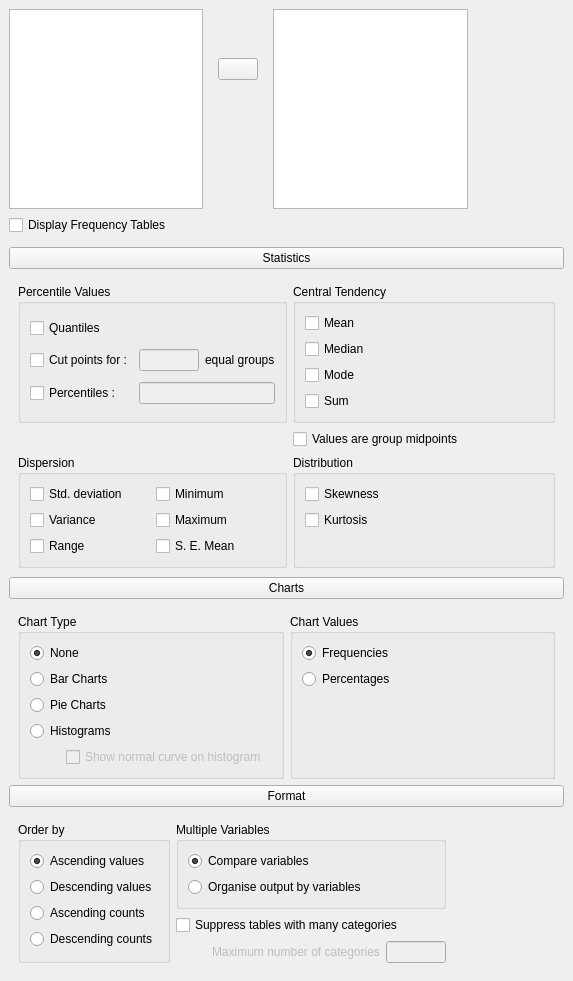
<?xml version="1.0" encoding="UTF-8"?>
<ui version="4.0">
 <class>Descriptives</class>
 <widget class="QWidget" name="Descriptives">
  <property name="geometry">
   <rect>
    <x>0</x>
    <y>0</y>
    <width>573</width>
    <height>976</height>
   </rect>
  </property>
  <property name="sizePolicy">
   <sizepolicy hsizetype="Maximum" vsizetype="Maximum">
    <horstretch>0</horstretch>
    <verstretch>0</verstretch>
   </sizepolicy>
  </property>
  <property name="windowTitle">
   <string>Fred</string>
  </property>
  <layout class="QGridLayout" name="gridLayout_16">
   <property name="leftMargin">
    <number>0</number>
   </property>
   <property name="topMargin">
    <number>0</number>
   </property>
   <property name="rightMargin">
    <number>0</number>
   </property>
   <property name="bottomMargin">
    <number>6</number>
   </property>
   <property name="verticalSpacing">
    <number>0</number>
   </property>
   <item row="1" column="0">
    <widget class="QWidget" name="widget_3" native="true">
     <layout class="QGridLayout" name="gridLayout_10">
      <property name="topMargin">
       <number>3</number>
      </property>
      <property name="bottomMargin">
       <number>3</number>
      </property>
      <item row="0" column="0">
       <widget class="ExpanderButton" name="pushButton_3">
        <property name="text">
         <string>Statistics</string>
        </property>
        <property name="checked">
         <bool>false</bool>
        </property>
       </widget>
      </item>
      <item row="1" column="0">
       <widget class="QWidget" name="pageStatistics" native="true">
        <layout class="QGridLayout" name="gridLayout_6">
         <property name="bottomMargin">
          <number>3</number>
         </property>
         <item row="3" column="1" colspan="2">
          <widget class="QGroupBox" name="groupBox_3">
           <property name="title">
            <string>Distribution</string>
           </property>
           <property name="flat">
            <bool>true</bool>
           </property>
           <layout class="QGridLayout" name="gridLayout_4">
            <item row="0" column="0">
             <widget class="QCheckBox" name="checkBox_9">
              <property name="text">
               <string>Skewness</string>
              </property>
             </widget>
            </item>
            <item row="1" column="0">
             <widget class="QCheckBox" name="checkBox_10">
              <property name="text">
               <string>Kurtosis</string>
              </property>
             </widget>
            </item>
            <item row="2" column="0">
             <widget class="QWidget" name="widget_5" native="true"/>
            </item>
           </layout>
          </widget>
         </item>
         <item row="0" column="1" rowspan="2" colspan="2">
          <widget class="QGroupBox" name="statistics__central_tendency">
           <property name="title">
            <string>Central Tendency</string>
           </property>
           <property name="flat">
            <bool>true</bool>
           </property>
           <layout class="QGridLayout" name="gridLayout_2">
            <item row="0" column="0">
             <widget class="BoundCheckBox" name="statistics_centralTendency_mean">
              <property name="text">
               <string>Mean</string>
              </property>
             </widget>
            </item>
            <item row="1" column="0">
             <widget class="BoundCheckBox" name="statistics_centralTendency_median">
              <property name="text">
               <string>Median</string>
              </property>
             </widget>
            </item>
            <item row="2" column="0">
             <widget class="BoundCheckBox" name="statistics_centralTendency_mode">
              <property name="text">
               <string>Mode</string>
              </property>
             </widget>
            </item>
            <item row="3" column="0">
             <widget class="BoundCheckBox" name="statistics_centralTendency_sum">
              <property name="text">
               <string>Sum</string>
              </property>
             </widget>
            </item>
           </layout>
          </widget>
         </item>
         <item row="3" column="0">
          <widget class="QGroupBox" name="statisticsDispersion">
           <property name="title">
            <string>Dispersion</string>
           </property>
           <property name="flat">
            <bool>true</bool>
           </property>
           <layout class="QGridLayout" name="gridLayout_5">
            <item row="0" column="0">
             <widget class="QCheckBox" name="dispersionStdDeviation">
              <property name="text">
               <string>Std. deviation</string>
              </property>
             </widget>
            </item>
            <item row="0" column="1">
             <widget class="QCheckBox" name="statisticsDispersionMinimum">
              <property name="text">
               <string>Minimum</string>
              </property>
             </widget>
            </item>
            <item row="1" column="0">
             <widget class="QCheckBox" name="dispersionVariance">
              <property name="text">
               <string>Variance</string>
              </property>
             </widget>
            </item>
            <item row="1" column="1">
             <widget class="QCheckBox" name="statisticsDispersionMaximum">
              <property name="text">
               <string>Maximum</string>
              </property>
             </widget>
            </item>
            <item row="2" column="0">
             <widget class="QCheckBox" name="dispersionRange">
              <property name="text">
               <string>Range</string>
              </property>
             </widget>
            </item>
            <item row="2" column="1">
             <widget class="QCheckBox" name="dispersionStdErrorMean">
              <property name="text">
               <string>S. E. Mean</string>
              </property>
             </widget>
            </item>
           </layout>
          </widget>
         </item>
         <item row="0" column="0" rowspan="2">
          <widget class="QGroupBox" name="statisticsPercentileValues">
           <property name="title">
            <string>Percentile Values</string>
           </property>
           <property name="flat">
            <bool>true</bool>
           </property>
           <layout class="QGridLayout" name="gridLayout" columnstretch="0,0,0">
            <item row="0" column="0" colspan="2">
             <widget class="BoundCheckBox" name="statisticsPercentileValuesQuantiles">
              <property name="text">
               <string>Quantiles</string>
              </property>
             </widget>
            </item>
            <item row="1" column="2">
             <widget class="QLabel" name="label">
              <property name="text">
               <string>equal groups</string>
              </property>
             </widget>
            </item>
            <item row="1" column="1">
             <widget class="BoundTextBox" name="statistics_percentileValues_cutPointsPoints">
              <property name="enabled">
               <bool>false</bool>
              </property>
              <property name="sizePolicy">
               <sizepolicy hsizetype="Maximum" vsizetype="Fixed">
                <horstretch>0</horstretch>
                <verstretch>0</verstretch>
               </sizepolicy>
              </property>
              <property name="maximumSize">
               <size>
                <width>60</width>
                <height>16777215</height>
               </size>
              </property>
              <property name="baseSize">
               <size>
                <width>0</width>
                <height>0</height>
               </size>
              </property>
              <property name="maxLength">
               <number>4</number>
              </property>
             </widget>
            </item>
            <item row="1" column="0">
             <widget class="BoundCheckBox" name="statisticsPercentileValuesEqualGroups">
              <property name="text">
               <string>Cut points for :</string>
              </property>
             </widget>
            </item>
            <item row="2" column="0">
             <widget class="BoundCheckBox" name="statisticsPercentileValuesPercentiles">
              <property name="text">
               <string>Percentiles :</string>
              </property>
             </widget>
            </item>
            <item row="2" column="1" colspan="2">
             <widget class="BoundTextBox" name="statistics_percentileValues_percentilesPercentiles">
              <property name="enabled">
               <bool>false</bool>
              </property>
              <property name="sizePolicy">
               <sizepolicy hsizetype="Expanding" vsizetype="Fixed">
                <horstretch>0</horstretch>
                <verstretch>0</verstretch>
               </sizepolicy>
              </property>
              <property name="baseSize">
               <size>
                <width>0</width>
                <height>0</height>
               </size>
              </property>
             </widget>
            </item>
           </layout>
          </widget>
         </item>
         <item row="2" column="1">
          <widget class="QWidget" name="widget_4" native="true">
           <layout class="QGridLayout" name="gridLayout_3">
            <property name="leftMargin">
             <number>0</number>
            </property>
            <property name="topMargin">
             <number>0</number>
            </property>
            <property name="rightMargin">
             <number>0</number>
            </property>
            <property name="bottomMargin">
             <number>0</number>
            </property>
            <item row="0" column="0">
             <widget class="QCheckBox" name="statisticsValuesAreGroupMidpoints">
              <property name="text">
               <string>Values are group midpoints</string>
              </property>
             </widget>
            </item>
           </layout>
          </widget>
         </item>
        </layout>
       </widget>
      </item>
     </layout>
    </widget>
   </item>
   <item row="2" column="0">
    <widget class="QWidget" name="widget_7" native="true">
     <layout class="QGridLayout" name="gridLayout_13">
      <property name="topMargin">
       <number>3</number>
      </property>
      <property name="bottomMargin">
       <number>3</number>
      </property>
      <item row="0" column="0">
       <widget class="ExpanderButton" name="pushButton_4">
        <property name="text">
         <string>Charts</string>
        </property>
        <property name="flat">
         <bool>false</bool>
        </property>
       </widget>
      </item>
      <item row="1" column="0">
       <widget class="QWidget" name="pageCharts" native="true">
        <layout class="QHBoxLayout" name="horizontalLayout">
         <property name="bottomMargin">
          <number>0</number>
         </property>
         <item>
          <widget class="QGroupBox" name="groupBox_5">
           <property name="title">
            <string>Chart Type</string>
           </property>
           <property name="flat">
            <bool>true</bool>
           </property>
           <layout class="QGridLayout" name="gridLayout_11">
            <item row="1" column="1">
             <widget class="QCheckBox" name="checkBox_17">
              <property name="enabled">
               <bool>false</bool>
              </property>
              <property name="text">
               <string>Show normal curve on histogram</string>
              </property>
             </widget>
            </item>
            <item row="1" column="0">
             <widget class="QWidget" name="widget_13" native="true">
              <property name="sizePolicy">
               <sizepolicy hsizetype="Fixed" vsizetype="Preferred">
                <horstretch>0</horstretch>
                <verstretch>0</verstretch>
               </sizepolicy>
              </property>
              <property name="minimumSize">
               <size>
                <width>30</width>
                <height>0</height>
               </size>
              </property>
             </widget>
            </item>
            <item row="0" column="0" colspan="2">
             <widget class="BoundGroupBox" name="charts_chartType" native="true">
              <layout class="QVBoxLayout" name="verticalLayout_3">
               <property name="leftMargin">
                <number>0</number>
               </property>
               <property name="topMargin">
                <number>0</number>
               </property>
               <property name="rightMargin">
                <number>0</number>
               </property>
               <property name="bottomMargin">
                <number>0</number>
               </property>
               <item>
                <widget class="QRadioButton" name="noCharts">
                 <property name="text">
                  <string>None</string>
                 </property>
                 <property name="checked">
                  <bool>true</bool>
                 </property>
                </widget>
               </item>
               <item>
                <widget class="QRadioButton" name="barCharts">
                 <property name="text">
                  <string>Bar Charts</string>
                 </property>
                </widget>
               </item>
               <item>
                <widget class="QRadioButton" name="pieCharts">
                 <property name="text">
                  <string>Pie Charts</string>
                 </property>
                </widget>
               </item>
               <item>
                <widget class="QRadioButton" name="histograms">
                 <property name="text">
                  <string>Histograms</string>
                 </property>
                </widget>
               </item>
              </layout>
             </widget>
            </item>
           </layout>
          </widget>
         </item>
         <item>
          <widget class="QGroupBox" name="groupBox_6">
           <property name="title">
            <string>Chart Values</string>
           </property>
           <property name="flat">
            <bool>true</bool>
           </property>
           <layout class="QGridLayout" name="gridLayout_9">
            <item row="0" column="0">
             <widget class="QRadioButton" name="radioButton_5">
              <property name="text">
               <string>Frequencies</string>
              </property>
              <property name="checked">
               <bool>true</bool>
              </property>
             </widget>
            </item>
            <item row="1" column="0">
             <widget class="QRadioButton" name="radioButton_6">
              <property name="text">
               <string>Percentages</string>
              </property>
             </widget>
            </item>
            <item row="2" column="0">
             <spacer name="verticalSpacer">
              <property name="orientation">
               <enum>Qt::Vertical</enum>
              </property>
              <property name="sizeHint" stdset="0">
               <size>
                <width>20</width>
                <height>40</height>
               </size>
              </property>
             </spacer>
            </item>
           </layout>
          </widget>
         </item>
        </layout>
       </widget>
      </item>
     </layout>
    </widget>
   </item>
   <item row="3" column="0">
    <widget class="QWidget" name="widget_9" native="true">
     <layout class="QVBoxLayout" name="verticalLayout">
      <property name="topMargin">
       <number>3</number>
      </property>
      <property name="bottomMargin">
       <number>3</number>
      </property>
      <item>
       <widget class="ExpanderButton" name="pushButton_5">
        <property name="text">
         <string>Format</string>
        </property>
       </widget>
      </item>
      <item>
       <widget class="QWidget" name="pageFormat" native="true">
        <layout class="QGridLayout" name="gridLayout_15">
         <item row="2" column="2">
          <widget class="QLabel" name="label_2">
           <property name="enabled">
            <bool>false</bool>
           </property>
           <property name="text">
            <string>Maximum number of categories</string>
           </property>
          </widget>
         </item>
         <item row="1" column="1" colspan="3">
          <widget class="QCheckBox" name="checkBox_19">
           <property name="text">
            <string>Suppress tables with many categories</string>
           </property>
          </widget>
         </item>
         <item row="2" column="1">
          <widget class="QWidget" name="widget_11" native="true">
           <property name="sizePolicy">
            <sizepolicy hsizetype="Fixed" vsizetype="Preferred">
             <horstretch>0</horstretch>
             <verstretch>0</verstretch>
            </sizepolicy>
           </property>
           <property name="minimumSize">
            <size>
             <width>30</width>
             <height>0</height>
            </size>
           </property>
           <property name="baseSize">
            <size>
             <width>0</width>
             <height>0</height>
            </size>
           </property>
          </widget>
         </item>
         <item row="0" column="0" rowspan="3">
          <widget class="QGroupBox" name="groupBox_7">
           <property name="title">
            <string>Order by</string>
           </property>
           <property name="flat">
            <bool>true</bool>
           </property>
           <layout class="QGridLayout" name="gridLayout_14">
            <item row="0" column="0">
             <widget class="QRadioButton" name="radioButton_7">
              <property name="text">
               <string>Ascending values</string>
              </property>
              <property name="checked">
               <bool>true</bool>
              </property>
             </widget>
            </item>
            <item row="1" column="0">
             <widget class="QRadioButton" name="radioButton_8">
              <property name="text">
               <string>Descending values</string>
              </property>
             </widget>
            </item>
            <item row="2" column="0">
             <widget class="QRadioButton" name="radioButton_9">
              <property name="text">
               <string>Ascending counts</string>
              </property>
             </widget>
            </item>
            <item row="3" column="0">
             <widget class="QRadioButton" name="radioButton_10">
              <property name="text">
               <string>Descending counts</string>
              </property>
             </widget>
            </item>
           </layout>
          </widget>
         </item>
         <item row="2" column="3">
          <widget class="QLineEdit" name="lineEdit_3">
           <property name="enabled">
            <bool>false</bool>
           </property>
           <property name="sizePolicy">
            <sizepolicy hsizetype="Maximum" vsizetype="Fixed">
             <horstretch>0</horstretch>
             <verstretch>0</verstretch>
            </sizepolicy>
           </property>
           <property name="maximumSize">
            <size>
             <width>60</width>
             <height>16777215</height>
            </size>
           </property>
          </widget>
         </item>
         <item row="0" column="1" colspan="3">
          <widget class="QGroupBox" name="groupBox_8">
           <property name="title">
            <string>Multiple Variables</string>
           </property>
           <property name="flat">
            <bool>true</bool>
           </property>
           <layout class="QGridLayout" name="gridLayout_12">
            <item row="0" column="0">
             <widget class="QRadioButton" name="radioButton_11">
              <property name="text">
               <string>Compare variables</string>
              </property>
              <property name="checked">
               <bool>true</bool>
              </property>
             </widget>
            </item>
            <item row="1" column="0">
             <widget class="QRadioButton" name="radioButton_12">
              <property name="text">
               <string>Organise output by variables</string>
              </property>
             </widget>
            </item>
           </layout>
          </widget>
         </item>
         <item row="2" column="4">
          <widget class="QWidget" name="widget_12" native="true"/>
         </item>
        </layout>
       </widget>
      </item>
     </layout>
    </widget>
   </item>
   <item row="0" column="0">
    <widget class="QWidget" name="widget" native="true">
     <property name="sizePolicy">
      <sizepolicy hsizetype="Fixed" vsizetype="Preferred">
       <horstretch>0</horstretch>
       <verstretch>0</verstretch>
      </sizepolicy>
     </property>
     <property name="minimumSize">
      <size>
       <width>573</width>
       <height>0</height>
      </size>
     </property>
     <layout class="QGridLayout" name="gridLayout_8">
      <item row="0" column="2">
       <widget class="BoundListView" name="main_fields">
        <property name="sizePolicy">
         <sizepolicy hsizetype="Maximum" vsizetype="Expanding">
          <horstretch>0</horstretch>
          <verstretch>0</verstretch>
         </sizepolicy>
        </property>
        <property name="minimumSize">
         <size>
          <width>0</width>
          <height>200</height>
         </size>
        </property>
        <property name="maximumSize">
         <size>
          <width>210</width>
          <height>16777215</height>
         </size>
        </property>
        <property name="selectionMode">
         <enum>QAbstractItemView::ExtendedSelection</enum>
        </property>
       </widget>
      </item>
      <item row="2" column="0" colspan="4">
       <widget class="BoundCheckBox" name="main_displayFrequencyTables">
        <property name="text">
         <string>Display Frequency Tables</string>
        </property>
       </widget>
      </item>
      <item row="0" column="0">
       <widget class="AvailableFieldsListView" name="listAvailableFields">
        <property name="sizePolicy">
         <sizepolicy hsizetype="Expanding" vsizetype="Expanding">
          <horstretch>0</horstretch>
          <verstretch>0</verstretch>
         </sizepolicy>
        </property>
        <property name="minimumSize">
         <size>
          <width>0</width>
          <height>200</height>
         </size>
        </property>
        <property name="maximumSize">
         <size>
          <width>210</width>
          <height>16777215</height>
         </size>
        </property>
        <property name="selectionMode">
         <enum>QAbstractItemView::ExtendedSelection</enum>
        </property>
       </widget>
      </item>
      <item row="0" column="1">
       <widget class="QWidget" name="widget_2" native="true">
        <property name="sizePolicy">
         <sizepolicy hsizetype="Preferred" vsizetype="Maximum">
          <horstretch>0</horstretch>
          <verstretch>0</verstretch>
         </sizepolicy>
        </property>
        <layout class="QGridLayout" name="gridLayout_7">
         <item row="1" column="0">
          <spacer name="verticalSpacer_3">
           <property name="orientation">
            <enum>Qt::Vertical</enum>
           </property>
           <property name="sizeHint" stdset="0">
            <size>
             <width>20</width>
             <height>40</height>
            </size>
           </property>
          </spacer>
         </item>
         <item row="0" column="0">
          <widget class="AssignButton" name="buttonAssign_main_fields">
           <property name="minimumSize">
            <size>
             <width>0</width>
             <height>0</height>
            </size>
           </property>
           <property name="maximumSize">
            <size>
             <width>50</width>
             <height>16777215</height>
            </size>
           </property>
           <property name="text">
            <string/>
           </property>
          </widget>
         </item>
         <item row="2" column="0">
          <spacer name="verticalSpacer_4">
           <property name="orientation">
            <enum>Qt::Vertical</enum>
           </property>
           <property name="sizeHint" stdset="0">
            <size>
             <width>20</width>
             <height>40</height>
            </size>
           </property>
          </spacer>
         </item>
        </layout>
       </widget>
      </item>
      <item row="0" column="3">
       <widget class="QWidget" name="widget_6" native="true">
        <property name="minimumSize">
         <size>
          <width>90</width>
          <height>0</height>
         </size>
        </property>
        <layout class="QVBoxLayout" name="verticalLayout_2">
         <property name="leftMargin">
          <number>0</number>
         </property>
         <property name="topMargin">
          <number>0</number>
         </property>
         <property name="rightMargin">
          <number>0</number>
         </property>
         <property name="bottomMargin">
          <number>0</number>
         </property>
        </layout>
       </widget>
      </item>
     </layout>
    </widget>
   </item>
  </layout>
 </widget>
 <customwidgets>
  <customwidget>
   <class>ExpanderButton</class>
   <extends>QPushButton</extends>
   <header>widgets/expanderbutton.h</header>
  </customwidget>
  <customwidget>
   <class>BoundCheckBox</class>
   <extends>QCheckBox</extends>
   <header>widgets/boundcheckbox.h</header>
  </customwidget>
  <customwidget>
   <class>BoundListView</class>
   <extends>QListView</extends>
   <header>widgets/boundlistview.h</header>
  </customwidget>
  <customwidget>
   <class>AssignButton</class>
   <extends>QPushButton</extends>
   <header>widgets/assignbutton.h</header>
  </customwidget>
  <customwidget>
   <class>AvailableFieldsListView</class>
   <extends>QListView</extends>
   <header>widgets/availablefieldslistview.h</header>
  </customwidget>
  <customwidget>
   <class>BoundTextBox</class>
   <extends>QLineEdit</extends>
   <header>widgets/boundtextbox.h</header>
  </customwidget>
  <customwidget>
   <class>BoundGroupBox</class>
   <extends>QWidget</extends>
   <header>widgets/boundgroupbox.h</header>
   <container>1</container>
  </customwidget>
 </customwidgets>
 <resources/>
 <connections>
  <connection>
   <sender>statisticsPercentileValuesPercentiles</sender>
   <signal>clicked(bool)</signal>
   <receiver>statistics_percentileValues_percentilesPercentiles</receiver>
   <slot>setEnabled(bool)</slot>
   <hints>
    <hint type="sourcelabel">
     <x>97</x>
     <y>382</y>
    </hint>
    <hint type="destinationlabel">
     <x>233</x>
     <y>382</y>
    </hint>
   </hints>
  </connection>
  <connection>
   <sender>statisticsPercentileValuesEqualGroups</sender>
   <signal>clicked(bool)</signal>
   <receiver>statistics_percentileValues_cutPointsPoints</receiver>
   <slot>setEnabled(bool)</slot>
   <hints>
    <hint type="sourcelabel">
     <x>97</x>
     <y>351</y>
    </hint>
    <hint type="destinationlabel">
     <x>186</x>
     <y>351</y>
    </hint>
   </hints>
  </connection>
 </connections>
 <slots>
  <slot>assignClicked()</slot>
  <slot>unassignClicked()</slot>
  <slot>okClicked()</slot>
 </slots>
</ui>
